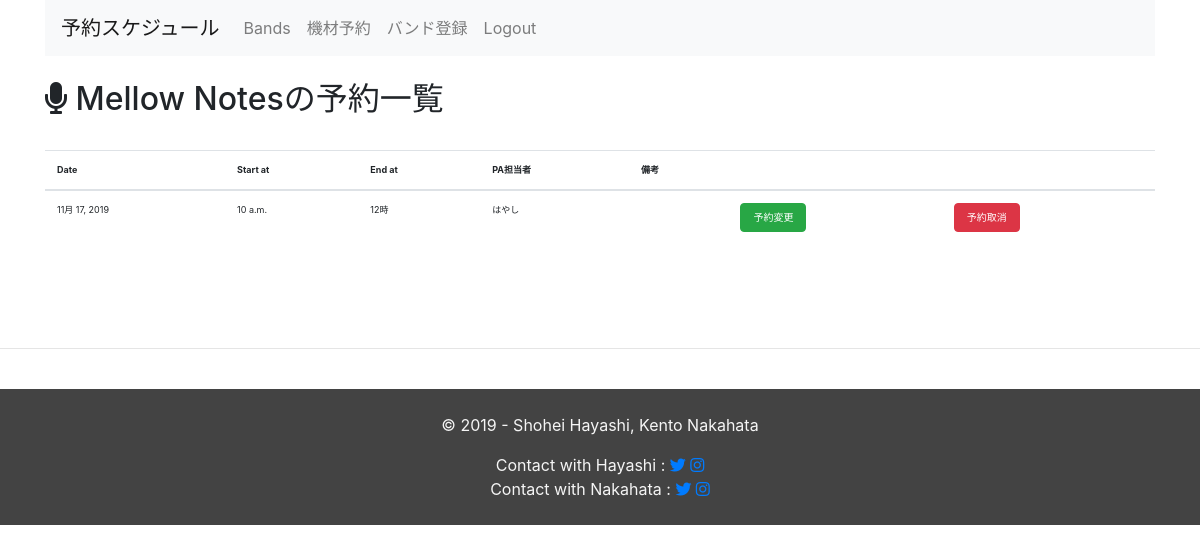
/equipment_management/schedule_by_band/14 (signed in), run on an earlier commit of the app's database.
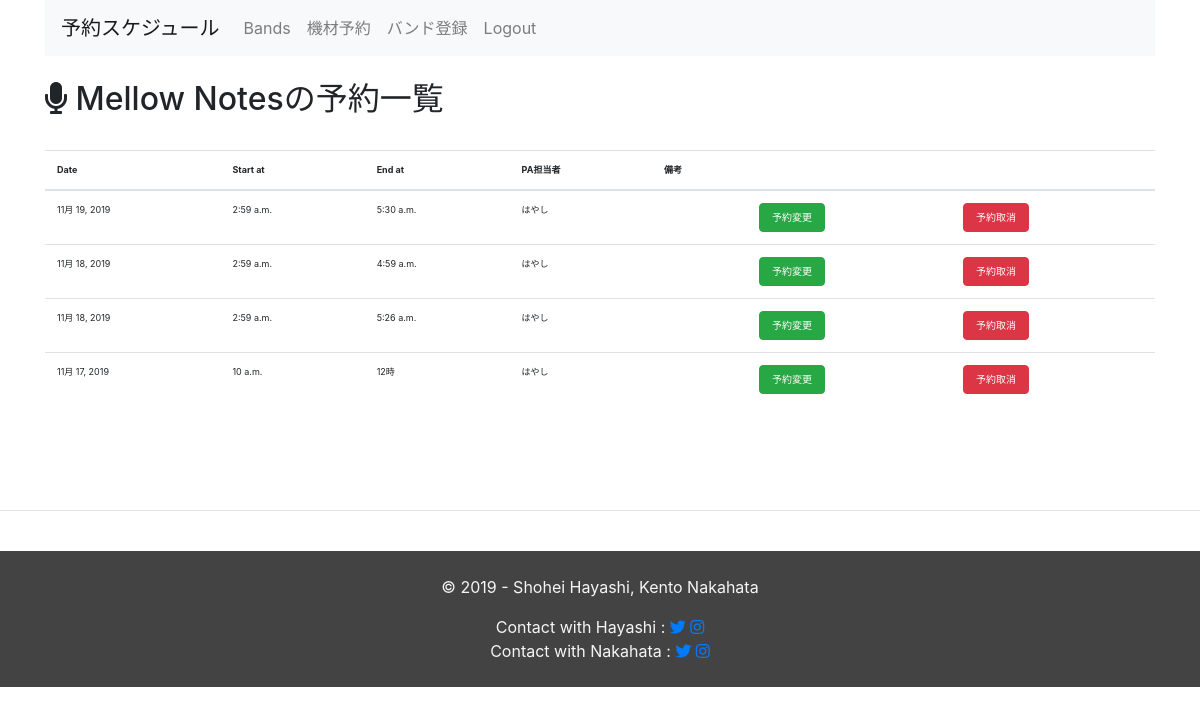
And on a later commit of the database.
### equipment_management/models.py (models this page shows, shortened)
class Band(models.Model):
  band_name = models.CharField(max_length=255,
                               verbose_name="Band's Name",
                               unique=True,
                               )
  responsible_person_name = models.CharField(max_length=255,
                                             verbose_name="Band Master's Name")
  created_at = models.DateTimeField(auto_now_add=True)
  updated_at = models.DateTimeField(auto_now=True)
  def __str__(self):
      return self.band_name

class Schedule(models.Model):
  band_id = models.ForeignKey(Band, on_delete=models.CASCADE)
  pa_name = models.CharField(max_length=255, verbose_name='PA担当者名')
  active_date = models.DateField(default=timezone.now)
  start_at = models.TimeField(default= nine_hours_hence())
  end_at = models.TimeField(default=two_hours_hence)
  text = models.TextField(blank=True, verbose_name='備考欄')
  created_at = models.DateTimeField(auto_now=True)
  updated_at = models.DateTimeField(auto_now=True)

### equipment_management/views.py (the view)
# urls.py: path('schedule_by_band/<int:pk>', views.schedule_by_band, name='schedule_by_band'),
@login_required
def schedule_by_band(request, pk):
  band_name = Band.objects.get(pk=pk)
  context ={
      'band_name' : band_name,
      'schedules' : Schedule.objects.filter(band_id=band_name).order_by('-active_date'),
  }
  return render(request, 'equipment_management/schedule_by_band.html', context)

### equipment_management/templates/equipment_management/schedule_by_band.html
{% extends 'equipment_management/base.html' %}
{% block content %}
<br>
<h2><i class="fas fa-microphone"></i> {{ band_name }}の予約一覧</h2>
<br>
<table class="table">
  <thead>
    <tr>
      <th class="date">Date</th>
      <th>Start at</th>
      <th>End at</th>
      <th>PA担当者</th>
      <th>備考</th>
      <th></th>
      <th></th>
    </tr>
  </thead>
  <tbody>
    {% for schedule in schedules %}
    <tr>
      <td class="date">{{ schedule.active_date }}</td>
      <td>{{ schedule.start_at }}</td>
      <td>{{ schedule.end_at }}</a></td>
      <td>{{ schedule.pa_name }}</td>
      <td>{{ schedule.text }}</td>
      <td>
        <a href="{% url 'equipment:update_schedule' schedule.pk %}">
          <button type="button" class="btn btn-success btn-xs" style="font-size: 10px;">予約変更</button>
        </a>
      </td>
      <td>
        <a href="{% url 'equipment:delete_schedule' schedule.pk %}">
          <button type="button" class="btn btn-danger btn-xs" style="font-size: 10px;">予約取消</button>
        </a>
      </td>
    </tr>
  {% endfor %}
  </tbody>
</table>
{% endblock %}

### equipment_management/templates/equipment_management/base.html (shortened to what this page needs)
{% load static %}
<!doctype html>
<html lang="ja">
  <head>
    <link rel="stylesheet" href="https://maxcdn.bootstrapcdn.com/bootstrap/4.0.0-beta.2/css/bootstrap.min.css">
    <link href="https://use.fontawesome.com/releases/v5.6.1/css/all.css" rel="stylesheet">
    <link rel="stylesheet" href="{% static 'css/style.css' %}">
    <link rel="stylesheet" href="{% static 'css/table.css' %}">
  </head>
  <body>
    <div class="container">
      <nav class="navbar navbar-expand-lg navbar-light bg-light">
        <a class="navbar-brand" href="{% url 'equipment:month' %}">予約スケジュール</a>
        <div class="collapse navbar-collapse" id="navbarSupportedContent">
          <ul class="navbar-nav mr-auto">
            <li class="nav-item">
              <a class="nav-link" href="{% url 'equipment:show_band_list' %}">Bands</a>
            </li>
            <li class="nav-item">
              <a class="nav-link" href="{% url 'equipment:add_schedule' %}">機材予約</a>
            </li>
            <li class="nav-item">
              <a class="nav-link" href="{% url 'equipment:add_band' %}">バンド登録</a>
            </li>
            <li class="nav-item">
                <a class="nav-link" href="{% url 'accounts:logout' %}">Logout</a>
            </li>
          </ul>
        </div>
      </nav>
      {% block content %}
      {% endblock %}
    </div>
    <br>
    <br>
    <br>
    <hr>
    <br>
    <footer class="footer">
        <br>
        <div class="copyright text-center">
          <p>© 2019 - Shohei Hayashi, Kento Nakahata</p>
        </div>
        <div class="sns text-center">
          <a>Contact with Hayashi : </a>
          <a href="https://twitter.com/Ring_Sho" class="tw"><i class="fab fa-twitter"></i></a>
          <a href="https://www.instagram.com/shoooohei_884/" class="insta"><i class="fab fa-instagram"></i></a>
        </div>
        <div class="sns text-center">
          <a>Contact with Nakahata : </a>
          <a href="" class="tw"><i class="fab fa-twitter"></i></a>
          <a href="#" class="insta"><i class="fab fa-instagram"></i></a>
        </div>
        <br>
      </footer>
  </body>
</html>

### equipment_management/static/css/table.css (style rules this page uses)
td { font-size: xx-small; }
th { font-size: xx-small; }
button { font-size: small; }
footer { background-color: rgb(67, 67, 67); color: whitesmoke; }

What changed in the data, as far as the page shows it:
added Schedule: active_date "11月 19, 2019", start_at "2:59 a.m.", end_at "5:30 a.m.", pa_name "はやし"
added Schedule: active_date "11月 18, 2019", start_at "2:59 a.m.", end_at "4:59 a.m.", pa_name "はやし"
added Schedule: active_date "11月 18, 2019", start_at "2:59 a.m.", end_at "5:26 a.m.", pa_name "はやし"
